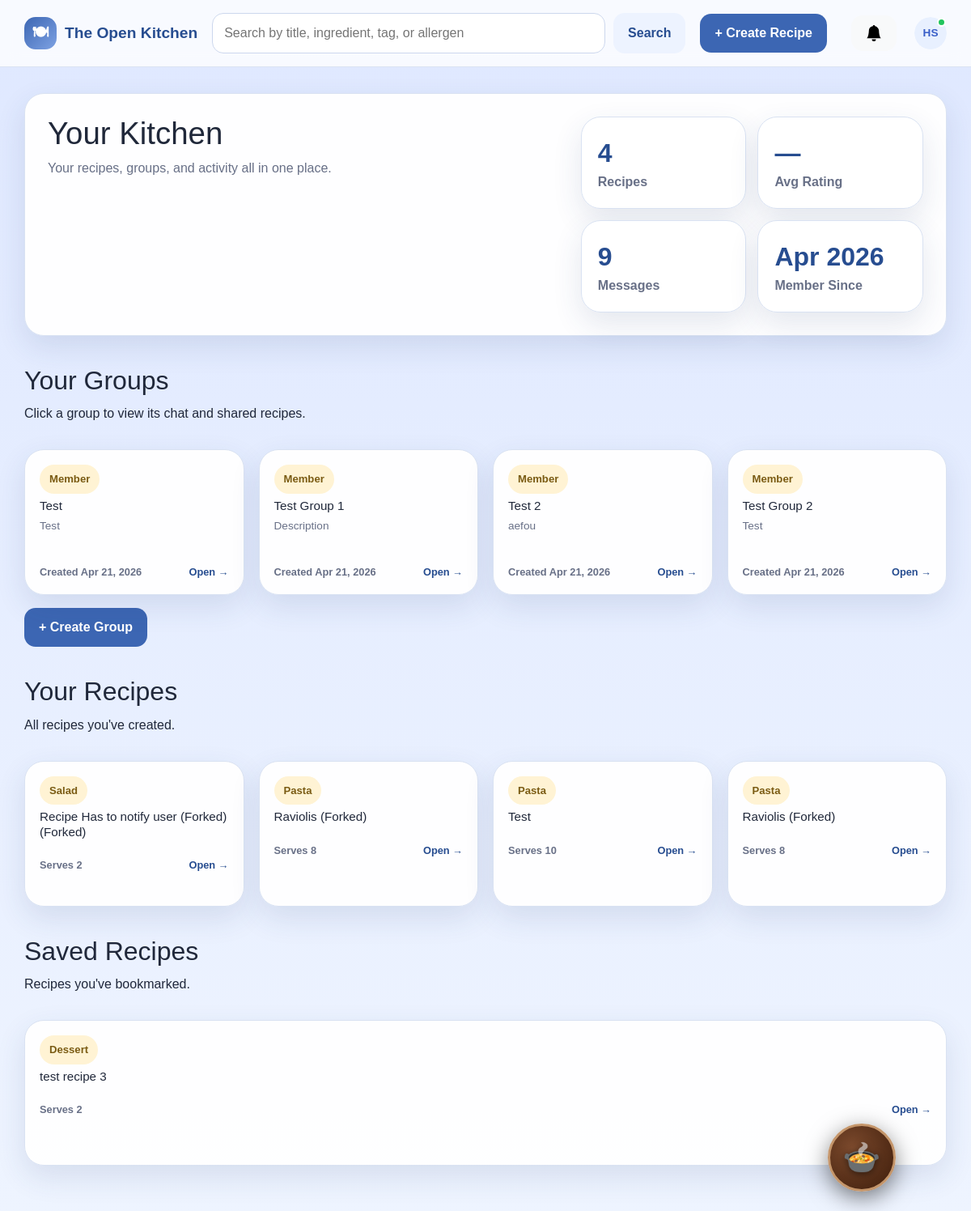
The app's page /groups (signed in) with its own data.
### app/models.py (models this page shows, shortened)
class User(db.Model):
    __tablename__ = 'users'
    id = db.Column(db.Integer, primary_key=True)
    firstName = db.Column(db.String(50), nullable=False)
    lastName = db.Column(db.String(50), nullable=False)
    email = db.Column(db.String(100), unique=True, nullable=False)
    password = db.Column(db.String(255), nullable=False)
    role = db.Column(db.String(20), nullable=False, default='contributor')
    isActive = db.Column(db.Boolean, default=True)
    dateCreated = db.Column(db.DateTime, nullable=False, default=datetime.now)
    avatar = db.Column(db.String(255), nullable=True)
    preferMetric = db.Column(db.Boolean, default=False, nullable=False)
    disableNotifications = db.Column(db.Boolean, default=False, nullable=False)
    lastSeen = db.Column(db.DateTime, nullable=True, default=None)
    doNotDisturb = db.Column(db.Boolean, default=False, nullable=False)
    recipes = db.relationship('Recipe', backref='author', lazy=True)

class Group(db.Model):
    __tablename__ = 'groups'
    id = db.Column(db.Integer, primary_key=True)
    leaderID = db.Column(db.Integer, db.ForeignKey('users.id'), nullable=False)
    name = db.Column(db.String(100), nullable=False)
    description = db.Column(db.Text)
    dateCreated = db.Column(db.DateTime, nullable=False)
    members = db.relationship('GroupMember', backref='group', lazy=True)
    messages = db.relationship('GroupMessage', backref='group', lazy=True)

class Category(db.Model):
    __tablename__ = 'categories'
    id = db.Column(db.Integer, primary_key=True)
    name = db.Column(db.String(32), unique=True, nullable=False)

class Recipe(db.Model):
    __tablename__ = 'recipes'
    id = db.Column(db.Integer, primary_key=True)
    authorID = db.Column(db.Integer, db.ForeignKey('users.id'), nullable=False)
    title = db.Column(db.String(150), nullable=False)
    description = db.Column(db.Text, nullable=True)
    instructions = db.Column(db.Text, nullable=False)
    forkedFrom = db.Column(db.Integer, db.ForeignKey('recipes.id'), nullable=True)
    baseServings = db.Column(db.Integer, nullable=False)
    prepTime = db.Column(db.Integer, nullable=True)
    cookTime = db.Column(db.Integer, nullable=True)
    image = db.Column(db.String(255), nullable=True)
    dateCreated = db.Column(db.DateTime, nullable=False, default=datetime.now)
    ingredients = db.relationship('Ingredient', backref='recipe', lazy=True, cascade='all, delete-orphan')
    categories = db.relationship('RecipeCategory', backref='recipe', lazy=True, cascade='all, delete-orphan')
    dietary_tags = db.relationship('RecipeDietaryTag', backref='recipe', lazy=True, cascade='all, delete-orphan')
    allergens = db.relationship('RecipeAllergen', backref='recipe', lazy=True, cascade='all, delete-orphan')

### app/routes.py (the view)
@app.route('/groups')
@login_required
def my_groups():
    user = get_current_user()
    user_groups = (
        db.session.query(Group)
        .join(GroupMember, Group.id == GroupMember.groupID)
        .filter(GroupMember.userID == user.id)
        .all()
    )
    user_recipes = Recipe.query.filter_by(authorID=user.id).order_by(Recipe.dateCreated.desc()).all()
    recipe_data = [_recipe_card_data(r) for r in user_recipes]
    saved_query = (
        db.session.query(Recipe)
        .join(SavedRecipe, Recipe.id == SavedRecipe.recipeID)
        .filter(SavedRecipe.userID == user.id)
        .all()
    )
    saved_recipes = [_recipe_card_data(r) for r in saved_query]
    message_count = GroupMessage.query.filter_by(senderID=user.id).count()
    ratings = (
        db.session.query(func.avg(Rating.stars))
        .join(Recipe, Rating.recipeID == Recipe.id)
        .filter(Recipe.authorID == user.id)
        .scalar()
    )
    avg_rating = round(ratings, 1) if ratings else None
    return render_template('groups/index.html',
                           user=user,
                           groups=user_groups,
                           recipe_data=recipe_data,
                           saved_recipes=saved_recipes,
                           message_count=message_count,
                           avg_rating=avg_rating)

### app/templates/groups/index.html (shortened to what this page needs)
{% extends "base.html" %}
{% block content %}
<section class="hero-card">
    <div>
        <h1>Your Kitchen</h1>
        <p class="hero-copy">Your recipes, groups, and activity all in one place.</p>
    </div>
    <div class="stats-panel">
        <div class="stat-card">
            <span class="stat-number">{{ recipe_data|length }}</span>
            <span class="stat-label">Recipes</span>
        </div>
        <div class="stat-card">
            <span class="stat-number">{{ avg_rating or '—' }}</span>
            <span class="stat-label">Avg Rating</span>
        </div>
        <div class="stat-card">
            <span class="stat-number">{{ message_count }}</span>
            <span class="stat-label">Messages</span>
        </div>
        <div class="stat-card">
            <span class="stat-number">
                {{ user.dateCreated.strftime('%b %Y') if user else 'N/A' }}
            </span>
            <span class="stat-label">Member Since</span>
        </div>
    </div>
</section>
<section class="section-head" style="margin-top: 36px;">
    <div>
        <h2>Your Groups</h2>
        <p>Click a group to view its chat and shared recipes.</p>
    </div>
</section>
{% if groups %}
<div style="display: flex; gap: 18px;">
    {% for group in groups %}
    <div class="recipe-card-wrap" style="flex: 1 1 0; min-width: 0;">
        <a href="{{ url_for('view_group', group_id=group.id) }}" class="recipe-card-link">
            <article class="recipe-card" style="height: 180px;">
                <div class="recipe-card-content">
                    <div class="recipe-card-top">
                        <span class="mini-pill">{{ 'Leader' if group.leaderID == 1 else 'Member' }}</span>
                    </div>
                    <h3 style="font-size: .95rem; margin: 6px 0;">{{ group.name }}</h3>
                    <p style="font-size: .85rem; flex-grow: 1;">{{ group.description or 'No description provided.' }}</p>
                    <div class="recipe-card-footer" style="font-size: .8rem;">
                        <span class="muted-small">Created {{ group.dateCreated.strftime('%b %d, %Y') }}</span>
                        <span>Open →</span>
                    </div>
                </div>
            </article>
        </a>
    </div>
    {% endfor %}
</div>
{% else %}
<div class="empty-state">
    <h3>No groups yet</h3>
    <p>Create a group and invite others to start sharing recipes.</p>
</div>
{% endif %}
<div class="mt-3 mb-4">
    <a href="{{ url_for('create_group') }}" class="btn btn-primary">+ Create Group</a>
</div>
<section class="section-head" style="margin-top: 36px;">
    <div>
        <h2>Your Recipes</h2>
        <p>All recipes you've created.</p>
    </div>
</section>
{% if recipe_data %}
<div style="display: flex; gap: 18px;">
    {% for item in recipe_data %}
    <div class="recipe-card-wrap" style="flex: 1 1 0; min-width: 0;">
        <a href="{{ url_for('view_recipe', recipe_id=item.recipe.id) }}" class="recipe-card-link">
            <article class="recipe-card" style="height: 180px;">
                <div class="recipe-card-content">
                    <div class="recipe-card-top">
                        <span class="mini-pill">{{ item.category_names[0] if item.category_names else 'Recipe' }}</span>
                    </div>
                    <h3 style="font-size: .95rem; margin: 6px 0;">{{ item.recipe.title }}</h3>
                    <div class="recipe-card-footer" style="font-size: .8rem;">
                        <span class="muted-small">Serves {{ item.recipe.baseServings }}</span>
                        <span>Open →</span>
                    </div>
                </div>
            </article>
        </a>
    </div>
    {% endfor %}
</div>
{% else %}
<div class="empty-state">
    <h3>No recipes yet</h3>
    <p>Create your first recipe to see it here.</p>
    <a href="{{ url_for('create_recipe') }}" class="btn btn-primary">Create Recipe</a>
</div>
{% endif %}
<section class="section-head" style="margin-top: 36px;">
    <div>
        <h2>Saved Recipes</h2>
        <p>Recipes you've bookmarked.</p>
    </div>
</section>
{% if saved_recipes %}
<div style="display: flex; gap: 18px;">
    {% for item in saved_recipes %}
    <div class="recipe-card-wrap" style="flex: 1 1 0; min-width: 0;">
        <a href="{{ url_for('view_recipe', recipe_id=item.recipe.id) }}" class="recipe-card-link">
            <article class="recipe-card" style="height: 180px;">
                <div class="recipe-card-content">
                    <div class="recipe-card-top">
                        <span class="mini-pill">{{ item.category_names[0] if item.category_names else 'Recipe' }}</span>
                    </div>
                    <h3 style="font-size: .95rem; margin: 6px 0;">{{ item.recipe.title }}</h3>
                    <div class="recipe-card-footer" style="font-size: .8rem;">
                        <span class="muted-small">Serves {{ item.recipe.baseServings }}</span>
                        <span>Open →</span>
                    </div>
                </div>
            </article>
        </a>
    </div>
    {% endfor %}
</div>
{% else %}
<div class="empty-state">
    <h3>No saved recipes</h3>
    <p>Save recipes to quickly find them later.</p>
</div>
{% endif %}
{% endblock %}

### app/templates/base.html (shortened to what this page needs)
<!DOCTYPE html>
<html lang="en">
<head>
    <link href="https://cdn.jsdelivr.net/npm/bootstrap@5.3.3/dist/css/bootstrap.min.css" rel="stylesheet">
    <link rel="stylesheet" href="{{ url_for('static', filename='style.css') }}">
</head>
<body>
    <header class="site-header">
        <div class="container nav-wrap">
            <a class="brand" href="{{ url_for('dashboard') }}">
                <span class="brand-mark">🍽</span>
                <span>The Open Kitchen</span>
            </a>
            <form class="searchbar" action="{{ url_for('search') }}" method="get">
                <input type="text" name="q" placeholder="Search by title, ingredient, tag, or allergen"
                       value="{{ request.args.get('q', '') }}">
                <button type="submit" class="btn btn-secondary">Search</button>
            </form>
            <nav class="nav-links">
                {% if session.get('user_id') %}
                    <a href="{{ url_for('create_recipe') }}" class="btn btn-primary">+ Create Recipe</a>
                {% else %}
                    <a href="{{ url_for('login') }}" class="btn btn-primary">Log In</a>
                {% endif %}
                {% if session.get('user_id') %}
                <button type="button"
                        id="notificationBtn"
                        class="btn btn-light position-relative ms-3"
                        data-bs-toggle="offcanvas"
                        data-bs-target="#notificationPanel"
                        aria-controls="notificationPanel">
                    <svg xmlns="http://www.w3.org/2000/svg" width="20" height="20" fill="currentColor" class="bi bi-bell-fill" viewBox="0 0 16 16">
                        <path d="M8 16a2 2 0 0 0 2-2H6a2 2 0 0 0 2 2m.995-14.901a1 1 0 1 0-1.99 0A5 5 0 0 0 3 6c0 1.098-.5 6-2 7h14c-1.5-1-2-5.902-2-7 0-2.42-1.72-4.44-4.005-4.901"/>
                    </svg>
                </button>
                {% endif %}
                {% if session.get('user_id') %}
                <div class="dropdown ms-2" style="position: relative;">
                    <button class="btn p-0 border-0 d-flex align-items-center justify-content-center"
                            type="button"
                            id="profileDropdown"
                            data-bs-toggle="dropdown"
                            aria-expanded="false"
                            style="width: 40px; height: 40px; border-radius: 50%; overflow: hidden; background: transparent;">
                        {% if current_user and current_user.avatar %}
                        <img src="{{ url_for('static', filename='uploads/' + current_user.avatar) }}"
                             alt="Profile"
                             style="width: 40px; height: 40px; border-radius: 50%; object-fit: cover;">
                        {% else %}
                        <div style="width: 40px; height: 40px; border-radius: 50%; background: #e8f0ff; color: #3a5fc8; display: flex; align-items: center; justify-content: center; font-weight: 700; font-size: 0.85rem;">
                            {% if current_user %}{{ current_user.firstName[0] }}{{ current_user.lastName[0] }}{% else %}?{% endif %}
                        </div>
                        {% endif %}
                    </button>
                </div>
                {% endif %}
            </nav>
        </div>
    </header>
    <main class="container page-shell">
        {% block content %}{% endblock %}
    </main>
    <div class="toast-container position-fixed top-0 end-0 p-3" style="z-index: 1100;" id="toastContainer"></div>
    <div id="mp-pot-wrap">
      <div id="mp-pot-btn">
        <span class="mp-pot-icon">🍲</span>
      </div>
    </div>
</body>
</html>

### records on screen
User: firstName "H", lastName "S", dateCreated "Apr 2026"
Group: leaderID "Member", name "Test", description "Test", dateCreated "Apr 21, 2026"
Group: leaderID "Member", name "Test Group 1", description "Description", dateCreated "Apr 21, 2026"
Group: leaderID "Member", name "Test 2", description "aefou", dateCreated "Apr 21, 2026"
Group: leaderID "Member", name "Test Group 2", description "Test", dateCreated "Apr 21, 2026"
Category: name "Salad"
Recipe: recipe "Recipe Has to notify user (Forked) (Forked)", recipe.baseServings "2"
Category: name "Pasta" "Pasta" "Pasta"
Recipe: recipe "Raviolis (Forked)", recipe.baseServings "8"
Recipe: recipe "Test", recipe.baseServings "10"
Recipe: recipe "Raviolis (Forked)", recipe.baseServings "8"
Category: name "Dessert"
Recipe: recipe "test recipe 3", recipe.baseServings "2"

### other values on screen
{{ recipe_data|length }} "4"
{{ avg_rating or '—' }} "—"
{{ message_count }} "9"
